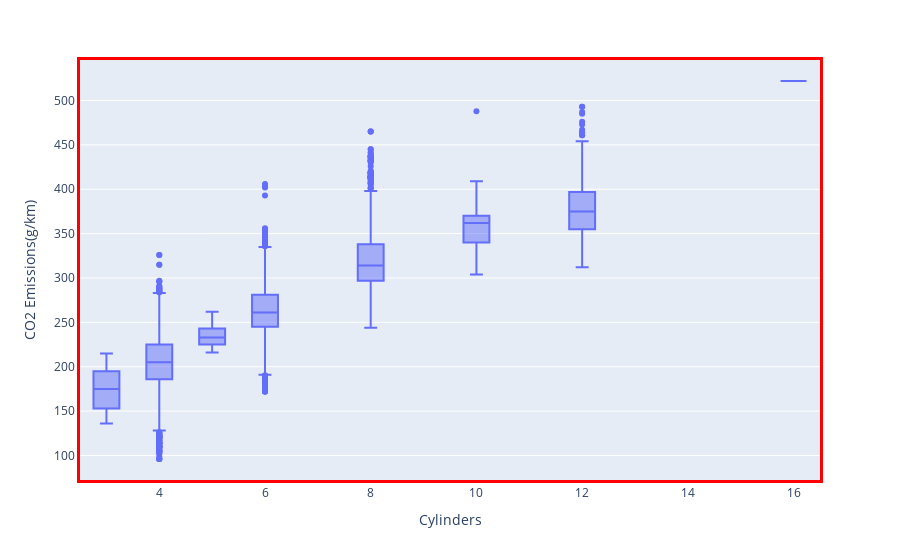

Notebook source saved alongside this figure:
### Code cell
# plotly 테두리 강조하기
fig = px.box(
    df_co2,
    x='Cylinders',
    y='CO2 Emissions(g/km)'
)
fig.update_xaxes(showline= True, linecolor='red', linewidth=3, mirror=True)
fig.update_yaxes(showline= True, linecolor='red', linewidth=3, mirror=True) #매개변수로 설정
fig.show()

### Figure 1 — Plotly figure (JSON) as saved in the notebook; plotly's stock layout.template omitted (floating-point values rounded to 4 significant figures; data arrays with more than 128 entries replaced by an {"elided": "..."} marker saying what was removed)
{"data": [{"alignmentgroup": "True", "hovertemplate": "Cylinders=%{x}<br>CO2 Emissions(g/km)=%{y}<extra></extra>", "legendgroup": "", "marker": {"color": "#636efa"}, "name": "", "notched": false, "offsetgroup": "", "orientation": "v", "showlegend": false, "type": "box", "x": {"elided": "7385 int values"}, "x0": " ", "xaxis": "x", "y": {"elided": "7385 int values"}, "y0": " ", "yaxis": "y"}], "layout": {"boxmode": "group", "legend": {"tracegroupgap": 0}, "margin": {"t": 60}, "xaxis": {"anchor": "y", "domain": [0, 1], "linecolor": "red", "linewidth": 3, "mirror": true, "showline": true, "title": {"text": "Cylinders"}}, "yaxis": {"anchor": "x", "domain": [0, 1], "linecolor": "red", "linewidth": 3, "mirror": true, "showline": true, "title": {"text": "CO2 Emissions(g/km)"}}}}
